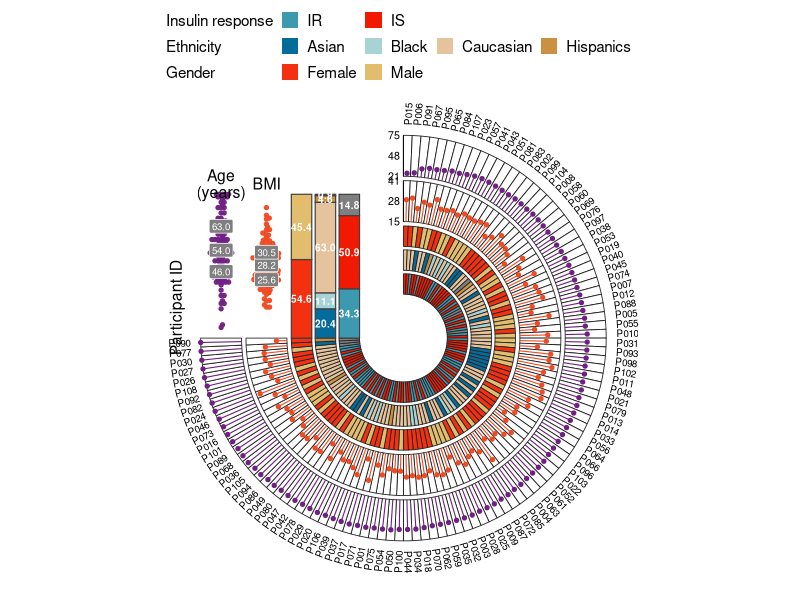
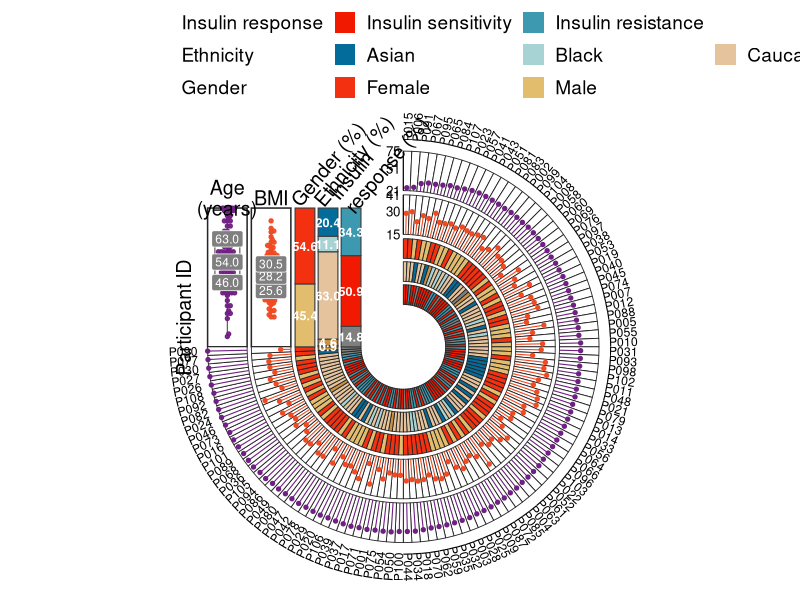
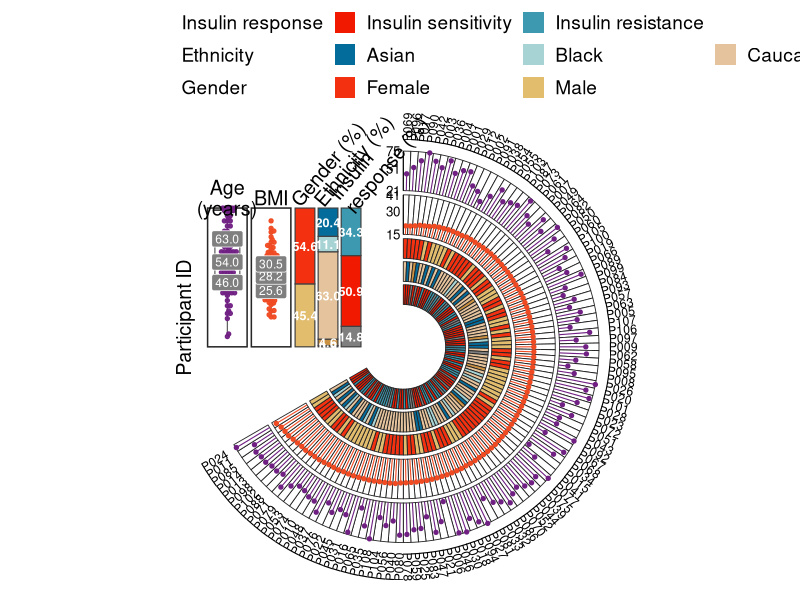

R code for these plots, in order:
## ---- chunk 1
# Installing necessary packages
if (!requireNamespace("tidyverse", quietly = TRUE)) {
  install.packages("tidyverse")
}
if (!requireNamespace("ggbeeswarm", quietly = TRUE)) {
  install.packages("ggbeeswarm")
}

# Load packages
library(tidyverse)
library(ggbeeswarm)
## ---- chunk 2
set.seed(2026)
n <- 108
dat <- tibble(
  id = sprintf("P%03d", 1:n),
  age = round(pmin(pmax(rnorm(n, 56, 12), 21), 75)),
  bmi = round(pmin(pmax(rnorm(n, 28, 4), 15), 41), 1),
  iris = sample(c("IS", "IR", "Unknown"), n, TRUE, prob = c(.52, .33, .15)),
  ethnicity = sample(c("Asian", "Black", "Caucasian", "Hispanics", "Unknown"), n, TRUE,
                     prob = c(.20, .07, .66, .04, .03)),
  gender = sample(c("Female", "Male"), n, TRUE, prob = c(.52, .48))
)

head(dat)
## ---- chunk 3
numeric_tracks <- tribble(
  ~name,  ~column, ~title,          ~inner, ~outer, ~min, ~max, ~color,
  "Age",  "age",   "Age\n(years)",  3.32,   4.16,    21,   75,   "#702083",
  "BMI",  "bmi",   "BMI",           2.39,   3.23,    15,   41,   "#F04A22")

category_tracks <- tribble(
  ~name,               ~column,      ~title,                   ~inner, ~outer,
  "Insulin response",  "iris",       "Insulin\nresponse (%)",  0.90,   1.32,
  "Ethnicity",         "ethnicity",  "Ethnicity (%)",          1.39,   1.81,
  "Gender",            "gender",     "Gender (%)",             1.88,   2.30)

category_colors <- c(
  Female = "#F33010", Male = "#E2BD6E",
  Asian = "#046C9B", Black = "#A8D3D4", Caucasian = "#E5C39C", Hispanics = "#CA9143",
  Unknown = "#BDBDBD", IS = "#F21901", IR = "#3C99B0")

# Stacking order inside each proportion bar (bottom-to-top) and legend order
bar_order <- list(
  iris = c("Unknown", "IS", "IR"),
  ethnicity = c("Unknown", "Hispanics", "Caucasian", "Black", "Asian"),
  gender = c("Male", "Female"))
legend_order <- list(
  iris = c("IS", "IR"),
  ethnicity = c("Asian", "Black", "Caucasian", "Hispanics"),
  gender = c("Female", "Male"))

# Display names for short category codes, and the tick values of the axes
legend_labels <- c(IS = "Insulin sensitivity", IR = "Insulin resistance")
tick_values <- list(Age = c(21, 51, 75), BMI = c(15, 30, 41))
## ---- chunk 4
circular_annotation_plot <- function(data, id_col, sort_col,
                                     numeric_tracks, category_tracks,
                                     category_order = list(), legend_order = list(),
                                     category_colors = c(), legend_labels = c(),
                                     tick_values = list(), panel_height = 2.95,
                                     gap_degrees = 90, font_scale = 1,
                                     show_summary = TRUE, show_unknown = FALSE) {
  for (column in category_tracks$column) {
    data[[column]] <- coalesce(na_if(as.character(data[[column]]), ""), "Unknown")
  }
  data <- data |>
    arrange(.data[[sort_col]]) |>
    mutate(.i = row_number(),
           .step = (360 - gap_degrees) * pi / 180 / n(),
           .start = pi / 2 - (.i - 1) * .step,
           .end = pi / 2 - .i * .step,
           .angle = (.start + .end) / 2)

  sector_polygons <- function(inner, outer) {
    map_dfr(seq_len(nrow(data)), function(i) {
      a <- seq(data$.start[i], data$.end[i], length.out = 10)
      tibble(.i = i,
             x = c(outer * cos(a), inner * cos(rev(a))),
             y = c(outer * sin(a), inner * sin(rev(a))))
    })
  }
  numeric_rings <- map_dfr(seq_len(nrow(numeric_tracks)), function(i) {
    tb <- numeric_tracks[i, ]
    sector_polygons(tb$inner, tb$outer) |> mutate(.track = tb$name)
  })
  category_rings <- map_dfr(seq_len(nrow(category_tracks)), function(i) {
    tb <- category_tracks[i, ]
    sector_polygons(tb$inner, tb$outer) |>
      mutate(.track = tb$name, value = data[[tb$column]][.i])
  })

  all_values <- unique(category_rings$value)
  missing_values <- setdiff(all_values, names(category_colors))
  if (length(missing_values) > 0) {
    category_colors <- c(category_colors,
      rlang::set_names(scales::hue_pal()(length(missing_values)), missing_values))
  }
  key_colors <- category_rings |>
    distinct(.track, value) |>
    mutate(key = paste(.track, value, sep = "::"), color = unname(category_colors[value]))
  key_pal <- rlang::set_names(key_colors$color, key_colors$key)

  lollipops <- map_dfr(seq_len(nrow(numeric_tracks)), function(i) {
    tb <- numeric_tracks[i, ]
    r <- scales::rescale(data[[tb$column]], to = c(tb$inner, tb$outer), from = c(tb$min, tb$max))
    tibble(.track = tb$name,
           x0 = tb$inner * cos(data$.angle), y0 = tb$inner * sin(data$.angle),
           x1 = r * cos(data$.angle), y1 = r * sin(data$.angle))
  })

  # gap summary: numeric points/quartiles
  numeric_points <- map_dfr(seq_len(nrow(numeric_tracks)), function(i) {
    tb <- numeric_tracks[i, ]
    tibble(.track = tb$name, x = -(tb$inner + tb$outer) / 2,
           y = scales::rescale(data[[tb$column]], to = c(0, panel_height), from = c(tb$min, tb$max)))
  })
  quartiles <- map_dfr(seq_len(nrow(numeric_tracks)), function(i) {
    tb <- numeric_tracks[i, ]
    q <- quantile(data[[tb$column]], c(.25, .5, .75))
    tibble(x = rep(-(tb$inner + tb$outer) / 2, 3),
           y = scales::rescale(q, to = c(0, panel_height), from = c(tb$min, tb$max)),
           label = sprintf("%.1f", q))
  })
  panel_boxes <- numeric_tracks |>
    transmute(xmin = -outer, xmax = -inner, ymin = 0, ymax = panel_height, .track = name)

  bars <- map_dfr(seq_len(nrow(category_tracks)), function(i) {
    tb <- category_tracks[i, ]
    observed <- unique(data[[tb$column]])
    preferred <- category_order[[tb$column]]
    if (is.null(preferred)) preferred <- character()
    lv <- c(preferred[preferred %in% observed], sort(setdiff(observed, preferred)))
    tibble(value = factor(data[[tb$column]], levels = lv)) |>
      count(value, .drop = FALSE) |>
      mutate(fraction = n / sum(n),
             ymin = lag(cumsum(fraction * panel_height), default = 0),
             ymax = cumsum(fraction * panel_height),
             xmin = -tb$outer, xmax = -tb$inner,
             x = -(tb$inner + tb$outer) / 2, y = (ymin + ymax) / 2,
             .track = tb$name, key = paste(.track, value, sep = "::"))
  })

  outer_radius <- max(numeric_tracks$outer, category_tracks$outer) + 0.21
  sample_labels <- data |>
    mutate(x = outer_radius * cos(.angle), y = outer_radius * sin(.angle),
           text_angle = .angle * 180 / pi,
           flip = text_angle < -90,
           text_angle = if_else(flip, text_angle + 180, text_angle),
           hjust = if_else(flip, 1, 0))

  panel_titles <- bind_rows(
    numeric_tracks |> transmute(x = -(inner + outer) / 2, y = panel_height + .22,
                                label = title, angle = 0, hjust = .5),
    if (show_summary) category_tracks |> transmute(x = -outer, y = panel_height + .10,
                                label = title, angle = 50, hjust = 0))

  axis_labels <- map_dfr(seq_len(nrow(numeric_tracks)), function(i) {
    tb <- numeric_tracks[i, ]
    v <- tick_values[[tb$name]]
    if (is.null(v)) v <- round(seq(tb$min, tb$max, length.out = 3))
    tibble(label = v, y = scales::rescale(v, to = c(tb$inner, tb$outer), from = c(tb$min, tb$max)))
  })
  axis_lines <- numeric_tracks |> transmute(x = 0, xend = 0, y = inner, yend = outer)

  # legend table: one row per category track (header + items + spacers)
  legend_items <- map_dfr(seq_len(nrow(category_tracks)), function(i) {
    tb <- category_tracks[i, ]
    observed <- unique(data[[tb$column]])
    preferred <- legend_order[[tb$column]]
    if (is.null(preferred)) preferred <- character()
    ord <- c(preferred[preferred %in% observed], sort(setdiff(observed, preferred)))
    tibble(.track = tb$name, .track_no = i, value = ord,
           key = paste(.track, ord, sep = "::"))
  })
  if (!show_unknown) legend_items <- filter(legend_items, value != "Unknown")
  legend_items <- legend_items |> mutate(label = value)
  if (length(legend_labels) > 0) {
    hit <- legend_items$value %in% names(legend_labels)
    legend_items$label[hit] <- unname(legend_labels[legend_items$value[hit]])
  }
  legend_cols <- max(count(legend_items, .track_no)$n) + 1
  legend_table <- map_dfr(seq_len(nrow(category_tracks)), function(i) {
    tb <- category_tracks[i, ]
    items <- filter(legend_items, .track_no == i) |>
      transmute(.track_no, .track, value, key, label)
    hdr <- tibble(.track_no = i, .track = tb$name, value = NA_character_,
                  key = paste0(".h", i), label = tb$name)
    pad <- tibble(.track_no = rep(i, legend_cols - nrow(items) - 1),
                  .track = tb$name, value = NA_character_,
                  key = paste0(".s", i, "_", seq_len(legend_cols - nrow(items) - 1)), label = "")
    bind_rows(hdr, items, pad)
  })
  transparent <- legend_table$key[is.na(legend_table$value)]
  legend_pal <- c(key_pal, rlang::set_names(rep("#00000000", length(transparent)), transparent))

  p <- ggplot() +
    if (show_summary) geom_rect(data = panel_boxes, aes(xmin = xmin, xmax = xmax, ymin = ymin, ymax = ymax),
        fill = "white", colour = "grey15", linewidth = .52) else NULL
  p <- p +
    geom_polygon(data = numeric_rings, aes(x, y, group = interaction(.track, .i)),
                 fill = "white", colour = "grey15", linewidth = .30) +
    geom_polygon(data = category_rings, aes(x, y, group = interaction(.track, .i), fill = paste(.track, value, sep = "::")),
                 colour = "grey15", linewidth = .30) +
    scale_fill_manual(values = legend_pal,
                      limits = legend_table$key, breaks = legend_table$key,
                      labels = legend_table$label, name = NULL, drop = FALSE,
                      guide = guide_legend(nrow = nrow(category_tracks), byrow = TRUE,
                                           override.aes = list(colour = NA))) +
    geom_segment(data = lollipops, aes(x0, y0, xend = x1, yend = y1),
                 colour = lollipops$.track |> map_chr(~ numeric_tracks$color[numeric_tracks$name == .x]), linewidth = .38) +
    geom_point(data = lollipops, aes(x1, y1),
               colour = lollipops$.track |> map_chr(~ numeric_tracks$color[numeric_tracks$name == .x]), size = 1.15) +
    geom_text(data = sample_labels, aes(x, y, label = .data[[id_col]], angle = text_angle, hjust = hjust),
              size = 2.5 * font_scale) +
    if (show_summary) geom_boxplot(data = numeric_points, aes(x, y, group = .track),
        width = .53, outlier.shape = NA, fill = "white", colour = "grey35", linewidth = .40) else NULL
  p <- p +
    geom_beeswarm(data = numeric_points, aes(x, y, colour = .track, group = .track),
                  cex = 0.7, size = 1.15, alpha = .95, show.legend = FALSE) +
    scale_colour_manual(values = rlang::set_names(numeric_tracks$color, numeric_tracks$name), guide = "none") +
    geom_label(data = quartiles, aes(x, y, label = label), fill = "grey50", colour = "white",
               linewidth = 0, size = 2.45 * font_scale) +
    geom_rect(data = bars, aes(xmin = xmin, xmax = xmax, ymin = ymin, ymax = ymax, fill = key), colour = "grey25", linewidth = .40) +
    geom_text(data = bars, aes(x, y, label = sprintf("%.1f", 100 * fraction)),
              colour = "white", fontface = "bold", size = 2.55 * font_scale) +
    geom_segment(data = axis_lines, aes(x, y, xend = xend, yend = yend), linewidth = .34) +
    geom_text(data = axis_labels, aes(x = -.07, y, label = label), hjust = 1, size = 2.7 * font_scale) +
    geom_text(data = panel_titles, aes(x, y, label = label, angle = angle, hjust = hjust),
              lineheight = .88, size = 4 * font_scale) +
    annotate("text", x = -max(numeric_tracks$outer) - .51, y = .62, label = "Participant ID",
             angle = 90, size = 4 * font_scale) +
    coord_fixed(xlim = c(-outer_radius - .55, outer_radius + .41),
                ylim = c(-outer_radius - .31, outer_radius + .28), ratio = 1, clip = "off") +
    theme_void(base_size = 12 * font_scale) +
    theme(plot.margin = margin(8, 10, 8, 10), legend.position = "top",
          legend.justification = "left",
          legend.text = element_text(size = 11 * font_scale),
          legend.key.size = grid::unit(.45 * font_scale, "cm"))
  p
}
## ---- chunk 5
#| label: fig-1.1BasicCircular
#| fig-cap: "基础环形多轨道样本注释图"
#| out.width: "90%"
#| warning: false
#| message: false
#| fig-width: 9.5
#| fig-height: 9.5

p1 <- circular_annotation_plot(dat, id_col = "id", sort_col = "age",
  numeric_tracks = numeric_tracks, category_tracks = category_tracks,
  category_colors = category_colors, show_summary = FALSE)
p1
## ---- chunk 6
#| label: fig-1.2FullCircular
#| fig-cap: "带缺口汇总面板的环形注释图"
#| out.width: "90%"
#| warning: false
#| message: false
#| fig-width: 10.4
#| fig-height: 11.2

p2 <- circular_annotation_plot(dat, id_col = "id", sort_col = "age",
  numeric_tracks = numeric_tracks, category_tracks = category_tracks,
  category_order = bar_order, legend_order = legend_order,
  category_colors = category_colors, legend_labels = legend_labels,
  tick_values = tick_values, font_scale = 1.25)
p2
## ---- chunk 7
#| label: fig-1.3CustomCircular
#| fig-cap: "自定义示例：按 BMI 排序、缺口 120°"
#| out.width: "90%"
#| warning: false
#| message: false
#| fig-width: 10.4
#| fig-height: 11.2

p3 <- circular_annotation_plot(dat, id_col = "id", sort_col = "bmi",
  numeric_tracks = numeric_tracks, category_tracks = category_tracks,
  category_order = bar_order, legend_order = legend_order,
  category_colors = category_colors, legend_labels = legend_labels,
  tick_values = tick_values, font_scale = 1.25, gap_degrees = 120)
p3
